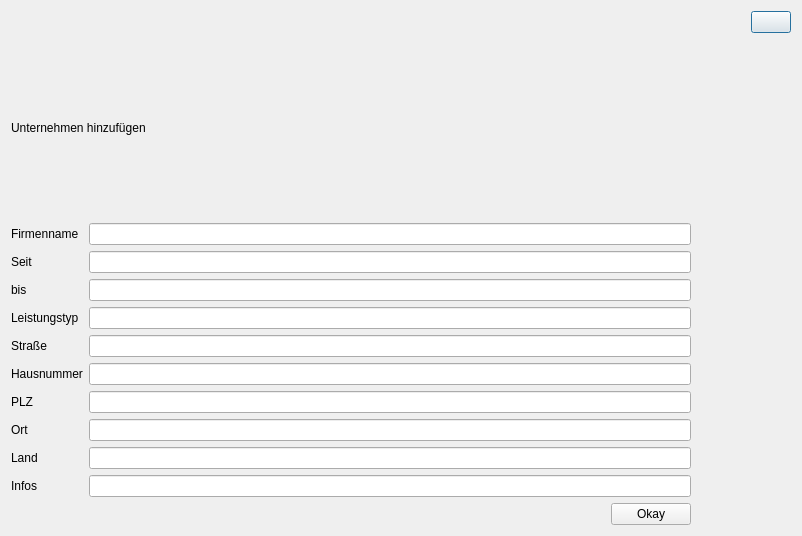
<?xml version="1.0" encoding="UTF-8"?>
<ui version="4.0">
 <class>createCompany</class>
 <widget class="QDialog" name="createCompany">
  <property name="geometry">
   <rect>
    <x>0</x>
    <y>0</y>
    <width>802</width>
    <height>536</height>
   </rect>
  </property>
  <property name="windowTitle">
   <string>Dialog</string>
  </property>
  <layout class="QVBoxLayout" name="verticalLayout_2">
   <item>
    <layout class="QVBoxLayout" name="verticalLayout">
     <item>
      <layout class="QHBoxLayout" name="horizontalLayout_2">
       <item>
        <spacer name="horizontalSpacer_2">
         <property name="orientation">
          <enum>Qt::Horizontal</enum>
         </property>
         <property name="sizeHint" stdset="0">
          <size>
           <width>40</width>
           <height>20</height>
          </size>
         </property>
        </spacer>
       </item>
       <item>
        <widget class="QPushButton" name="pb_close">
         <property name="text">
          <string/>
         </property>
        </widget>
       </item>
      </layout>
     </item>
     <item>
      <widget class="QLabel" name="l_dialogTitle">
       <property name="text">
        <string>Unternehmen hinzufügen</string>
       </property>
      </widget>
     </item>
     <item>
      <layout class="QFormLayout" name="formLayout">
       <property name="rightMargin">
        <number>100</number>
       </property>
       <item row="0" column="0">
        <widget class="QLabel" name="label">
         <property name="text">
          <string>Firmenname</string>
         </property>
        </widget>
       </item>
       <item row="0" column="1">
        <widget class="QLineEdit" name="le_name"/>
       </item>
       <item row="1" column="0">
        <widget class="QLabel" name="label_3">
         <property name="text">
          <string>Seit</string>
         </property>
        </widget>
       </item>
       <item row="1" column="1">
        <widget class="QLineEdit" name="le_since"/>
       </item>
       <item row="2" column="0">
        <widget class="QLabel" name="label_4">
         <property name="text">
          <string>bis</string>
         </property>
        </widget>
       </item>
       <item row="2" column="1">
        <widget class="QLineEdit" name="le_until"/>
       </item>
       <item row="3" column="0">
        <widget class="QLabel" name="label_5">
         <property name="text">
          <string>Leistungstyp</string>
         </property>
        </widget>
       </item>
       <item row="3" column="1">
        <widget class="QLineEdit" name="le_typ"/>
       </item>
       <item row="4" column="0">
        <widget class="QLabel" name="label_2">
         <property name="text">
          <string>Straße</string>
         </property>
        </widget>
       </item>
       <item row="4" column="1">
        <widget class="QLineEdit" name="le_street"/>
       </item>
       <item row="5" column="0">
        <widget class="QLabel" name="label_7">
         <property name="text">
          <string>Hausnummer</string>
         </property>
        </widget>
       </item>
       <item row="5" column="1">
        <widget class="QLineEdit" name="le_houseNumber"/>
       </item>
       <item row="6" column="0">
        <widget class="QLabel" name="label_8">
         <property name="text">
          <string>PLZ</string>
         </property>
        </widget>
       </item>
       <item row="6" column="1">
        <widget class="QLineEdit" name="le_zip"/>
       </item>
       <item row="7" column="0">
        <widget class="QLabel" name="label_9">
         <property name="text">
          <string>Ort</string>
         </property>
        </widget>
       </item>
       <item row="7" column="1">
        <widget class="QLineEdit" name="le_city"/>
       </item>
       <item row="8" column="0">
        <widget class="QLabel" name="label_10">
         <property name="text">
          <string>Land</string>
         </property>
        </widget>
       </item>
       <item row="8" column="1">
        <widget class="QLineEdit" name="le_country"/>
       </item>
       <item row="9" column="0">
        <widget class="QLabel" name="label_6">
         <property name="text">
          <string>Infos</string>
         </property>
        </widget>
       </item>
       <item row="9" column="1">
        <widget class="QLineEdit" name="le_info"/>
       </item>
       <item row="10" column="1">
        <layout class="QHBoxLayout" name="horizontalLayout">
         <item>
          <spacer name="horizontalSpacer">
           <property name="orientation">
            <enum>Qt::Horizontal</enum>
           </property>
           <property name="sizeHint" stdset="0">
            <size>
             <width>40</width>
             <height>20</height>
            </size>
           </property>
          </spacer>
         </item>
         <item>
          <widget class="QPushButton" name="pb_okay">
           <property name="text">
            <string>Okay</string>
           </property>
          </widget>
         </item>
        </layout>
       </item>
      </layout>
     </item>
    </layout>
   </item>
  </layout>
 </widget>
 <tabstops>
  <tabstop>le_name</tabstop>
  <tabstop>le_since</tabstop>
  <tabstop>le_until</tabstop>
  <tabstop>le_typ</tabstop>
  <tabstop>le_street</tabstop>
  <tabstop>le_houseNumber</tabstop>
  <tabstop>le_zip</tabstop>
  <tabstop>le_city</tabstop>
  <tabstop>le_country</tabstop>
  <tabstop>le_info</tabstop>
 </tabstops>
 <resources/>
 <connections/>
</ui>
